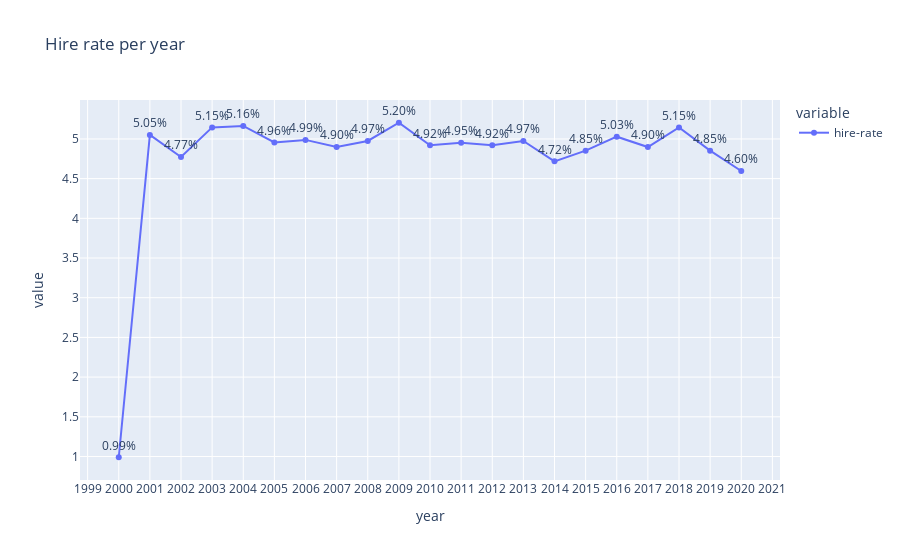

This figure's notebook cell:
### Code cell
fig = px.line(
    data_frame=hire_df,
    markers=True,
    text=[f"{y:.2f}%" for y in hire_df["hire-rate"].values],
    title="Hire rate per year",
)
fig.update_traces(textposition="top center")

fig.update_xaxes(tickmode="linear", nticks=len(hire_df.index))

fig.show()

### Figure 1 — Plotly figure (JSON) as saved in the notebook; plotly's stock layout.template omitted (floating-point values rounded to 4 significant figures)
{"data": [{"hovertemplate": "variable=hire-rate<br>year=%{x}<br>value=%{y}<br>text=%{text}<extra></extra>", "legendgroup": "hire-rate", "line": {"color": "#636efa", "dash": "solid"}, "marker": {"symbol": "circle"}, "mode": "lines+markers+text", "name": "hire-rate", "orientation": "v", "showlegend": true, "text": ["0.99%", "5.05%", "4.77%", "5.15%", "5.16%", "4.96%", "4.99%", "4.90%", "4.97%", "5.20%", "4.92%", "4.95%", "4.92%", "4.97%", "4.72%", "4.85%", "5.03%", "4.90%", "5.15%", "4.85%", "4.60%"], "textposition": "top center", "type": "scatter", "x": [2000, 2001, 2002, 2003, 2004, 2005, 2006, 2007, 2008, 2009, 2010, 2011, 2012, 2013, 2014, 2015, 2016, 2017, 2018, 2019, 2020], "xaxis": "x", "y": [0.9904, 5.051, 4.772, 5.145, 5.163, 4.956, 4.988, 4.898, 4.974, 5.204, 4.92, 4.952, 4.92, 4.974, 4.718, 4.853, 5.028, 4.898, 5.145, 4.853, 4.596], "yaxis": "y"}], "layout": {"autosize": true, "legend": {"title": {"text": "variable"}, "tracegroupgap": 0}, "title": {"text": "Hire rate per year"}, "xaxis": {"anchor": "y", "autorange": true, "domain": [0, 1], "nticks": 21, "range": [1999.0, 2021.0], "tickmode": "linear", "title": {"text": "year"}, "type": "linear"}, "yaxis": {"anchor": "x", "autorange": true, "domain": [0, 1], "range": [0.6426, 5.552], "title": {"text": "value"}, "type": "linear"}}}
